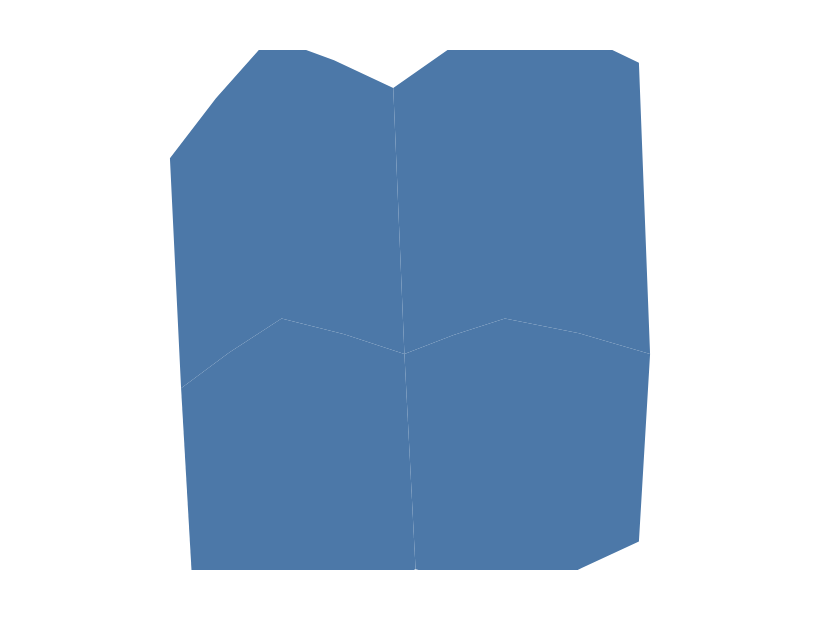

Describe this chart as a Vega-Lite specification.
### Vega-Lite specification from a JSON file in a GitHub repository (floating-point values rounded to 4 significant figures)
{"$schema": "https://vega.github.io/schema/vega-lite/v6.json", "padding": 5, "autosize": "none", "width": 400, "height": 300, "data": {"values": {"type": "FeatureCollection", "features": [{"type": "Feature", "properties": {"name": "west", "value": 3, "cat": "a"}, "geometry": {"type": "Polygon", "coordinates": [[[-11, 48], [-2, 52], [9, 50], [10, 36], [0, 33], [-10, 35], [-11, 48]]]}}, {"type": "Feature", "properties": {"name": "east", "value": 5, "cat": "b"}, "geometry": {"type": "Polygon", "coordinates": [[[9, 50], [18, 52], [31, 50], [30, 38], [20, 34], [10, 36], [9, 50]]]}}, {"type": "Feature", "properties": {"name": "north-west", "value": 2, "cat": "a"}, "geometry": {"type": "Polygon", "coordinates": [[[-12, 60], [-3, 65], [8, 63], [9, 50], [-2, 52], [-11, 48], [-12, 60]]]}}, {"type": "Feature", "properties": {"name": "north-east", "value": 8, "cat": "b"}, "geometry": {"type": "Polygon", "coordinates": [[[8, 63], [19, 66], [30, 64], [31, 50], [18, 52], [9, 50], [8, 63]]]}}]}, "format": {"property": "features"}}, "projection": {"type": "mercator", "clipExtent": [[20, 20], [380, 280]]}, "mark": "geoshape"}
